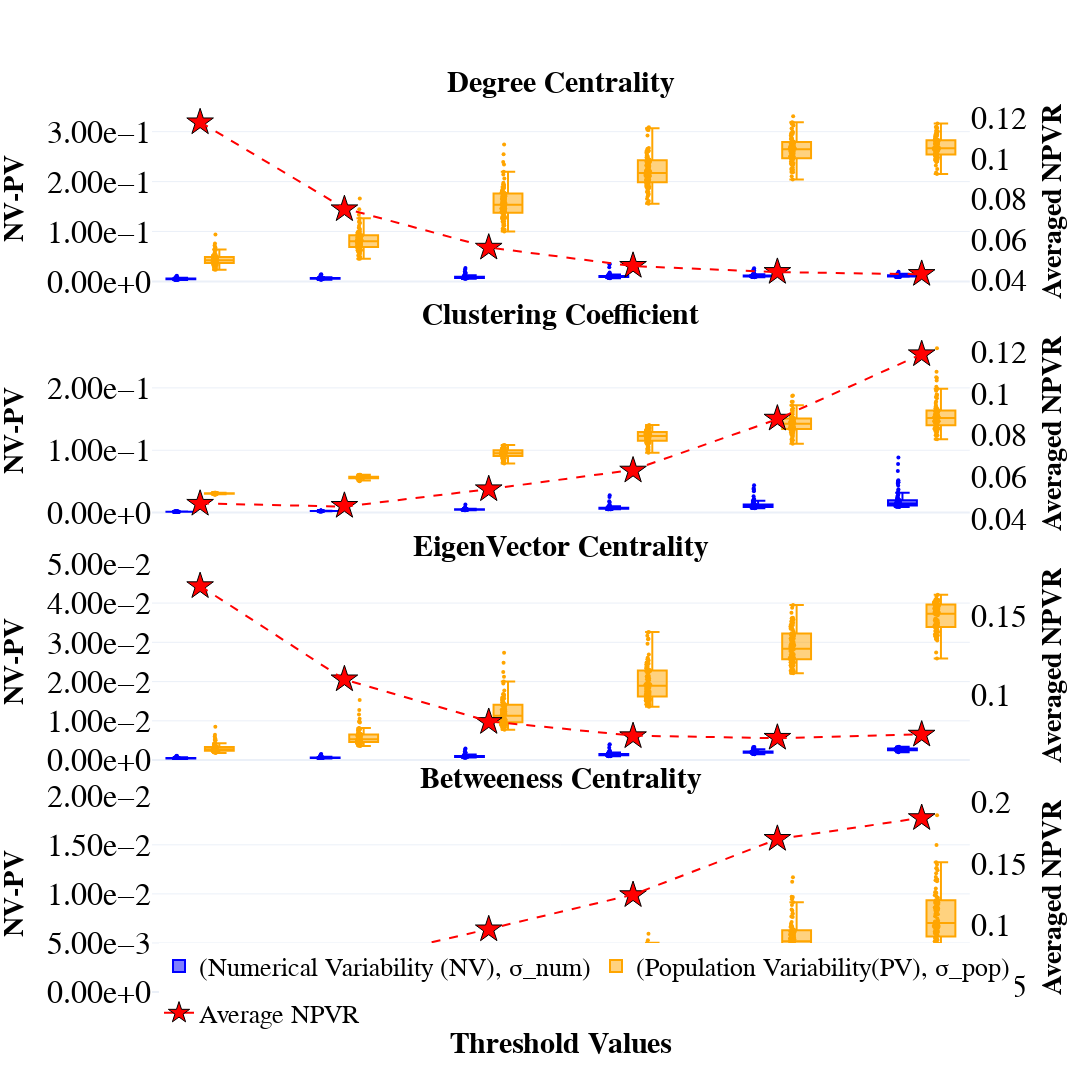

Notebook code cell kept with this figure:
### Code cell
from plotly.subplots import make_subplots
import plotly.graph_objects as go
import numpy as np
import re
import plotly.express as px


def change(arr, col):
    regions = [f"region_{i+1}" for i in range(len(arr))]
    df = pd.DataFrame({'region': regions, f'{col}': arr})
    return df
# ---- Setup ----
metrics = ['degree', 'clusteringcoef', 'eigenvec', 'betweeness']
metric_labels = ["Degree Centrality", "Clustering Coefficient", "EigenVector Centrality", "Betweeness Centrality"]
thresholds = [0.05, 0.1, 0.2, 0.3, 0.4, 0.5]

# Data for num and anat
dataframes_num = [avrg05_Wconf_num, avrg1_Wconf_num, avrg2_Wconf_num, avrg3_Wconf_num, avrg4_Wconf_num, avrg5_Wconf_num]
dataframes_anat = [avrg05_Wconf_anat, avrg1_Wconf_anat, avrg2_Wconf_anat, avrg3_Wconf_anat, avrg4_Wconf_anat, avrg5_Wconf_anat]
dataframes_avrRatio=[avrgRatio05, avrgRatio1, avrgRatio2, avrgRatio3, avrgRatio4, avrgRatio5]


colors_num = px.colors.sequential.Blues[1:7]   # red spectrum
colors_anat = px.colors.sequential.Oranges[1:7] # blue spectrum
# ---- Calculate global min/max for each metric ----
metric_ranges = {}
for metric in metrics:
    all_values = []
    
    for threshold, df_num, df_anat, df_avr in zip(thresholds, dataframes_num, dataframes_anat, dataframes_avrRatio):
        for df in [df_num, df_anat]:
            columns_to_extract_pd = [col_name for col_name in df.columns if metric in col_name]
            if columns_to_extract_pd:
                statics_pd = change(df[columns_to_extract_pd].iloc[0][columns_to_extract_pd[0]], columns_to_extract_pd[0])
                melted_pd = statics_pd.melt(id_vars=['region'], var_name='metric', value_name='value')
                all_values.extend(melted_pd['value'].tolist())

        # also include average ratio values
        matching_keys = [k for k in df_avr.keys() if metric in k]
        for k in matching_keys:
            val = df_avr[k]
            if not np.isnan(val):
                all_values.append(val)

    if all_values:
        y_min = min(all_values)
        y_max = max(all_values)
        padding = (y_max - y_min) * 0.1
        metric_ranges[metric] = (y_min - padding, y_max + padding)

# ---- Create subplot with secondary y-axis enabled ----
fig_combined = make_subplots(
    rows=4, cols=1,
    vertical_spacing=0.04,
    shared_xaxes=False,
    shared_yaxes=False,
    subplot_titles=[f"<b>{label}</b>" for label in metric_labels],
    
    specs=[[{"secondary_y": True}] for _ in range(4)]  # 🔑 enable secondary y
)
# Track if we've added legend items
legend_added = {'num': False, 'anat': False, 'ratio': False, 'trend': False}

# ---- Process and plot each metric ----
for row, (metric, metric_label) in enumerate(zip(metrics, metric_labels)):
    
    avg_ratio_values = []
    x_positions = []
    
    for col_idx, (threshold, df_num, df_anat, df_avr) in enumerate(zip(thresholds, dataframes_num, dataframes_anat, dataframes_avrRatio)):
        
        group_center = col_idx * 3
        x_num = group_center - 0.4
        x_anat = group_center + 0.4
        x_star = group_center
        
        matching_keys = [k for k in df_avr.keys() if metric in k]
        if matching_keys:
            avrg_val = df_avr[matching_keys[0]]
            avg_ratio_values.append(avrg_val)
            x_positions.append(x_star)
            avrg_val_str = f"{avrg_val:.3f}"
        else:
            avrg_val_str = "N/A"
        
        # sigma(num)
        columns_to_extract_pd_num = [col_name for col_name in df_num.columns if metric in col_name]
        if columns_to_extract_pd_num:
            statics_pd_num = change(df_num[columns_to_extract_pd_num].iloc[0][columns_to_extract_pd_num[0]], columns_to_extract_pd_num[0])
            melted_pd_num = statics_pd_num.melt(id_vars=['region'], var_name='metric', value_name='value')
            fig_combined.add_trace(
                go.Box(
                    x=[x_num] * len(melted_pd_num),
                    y=melted_pd_num['value'], 
                    name="(Numerical Variability (NV), σ_num)" if not legend_added['num'] else "",
                    boxpoints='all', jitter=0.2, pointpos=-0.3, width=0.6,
                    marker=dict(color='blue', size=4),
                    legendgroup="num", 
                    showlegend=(not legend_added['num']),
                    text=melted_pd_num['region'],
                    hovertemplate=f"<b>Metric:</b> {metric_label}<br><b>Threshold:</b> {threshold}<br><b>Type:</b> sigma(num)<br><b>Region:</b> %{{text}}<br><b>Value:</b> %{{y}}<br><extra></extra>"
                ),
                row=row+1, col=1, secondary_y=False
            )
            if not legend_added['num']:
                legend_added['num'] = True
        # sigma(anat)
        columns_to_extract_pd_anat = [col_name for col_name in df_anat.columns if metric in col_name]
        if columns_to_extract_pd_anat:
            statics_pd_anat = change(df_anat[columns_to_extract_pd_anat].iloc[0][columns_to_extract_pd_anat[0]], columns_to_extract_pd_anat[0])
            melted_pd_anat = statics_pd_anat.melt(id_vars=['region'], var_name='metric', value_name='value')
            fig_combined.add_trace(
                go.Box(
                    x=[x_anat] * len(melted_pd_anat),
                    y=melted_pd_anat['value'], 
                    name="(Population Variability(PV), σ_pop)" if not legend_added['anat'] else "",
                    boxpoints='all', jitter=0.2, pointpos=-0.3, width=0.6,
                    marker=dict(color='orange', size=4),
                    legendgroup="anat", 
                    showlegend=(not legend_added['anat']),
                    text=melted_pd_anat['region'],
                    hovertemplate=f"<b>Metric:</b> {metric_label}<br><b>Threshold:</b> {threshold}<br><b>Type:</b> sigma(anat)<br><b>Region:</b> %{{text}}<br><b>Value:</b> %{{y}}<br><extra></extra>"
                ),
                row=row+1, col=1, secondary_y=False
            )
            if not legend_added['anat']:
                legend_added['anat'] = True
        # Average ratio (star) — on secondary axis
        if matching_keys:
            fig_combined.add_trace(
                go.Scatter(
                    x=[x_star],
                    y=[float(avrg_val_str)],
                    mode='lines+markers',
                    marker=dict(symbol='star', size=20, color='red', line=dict(color='black', width=1)),
                    name="Average NPVR" if not legend_added['ratio'] else "",
                    legendgroup="ratio",
                    showlegend=(not legend_added['ratio']),
                    hovertemplate=(
                        f"<b>Metric:</b> {metric_label}<br>"
                        f"<b>Threshold:</b> {threshold}<br>"
                        f"<b>Avg Ratio:</b> {avrg_val_str}<br><extra></extra>"
                    )
                ),
                row=row+1, col=1, secondary_y=True
            )
            if not legend_added['ratio']:
                legend_added['ratio'] = True
    # Trend line (secondary axis)
    if len(avg_ratio_values) > 1:
        fig_combined.add_trace(
            go.Scatter(
                x=x_positions,
                y=avg_ratio_values,
                mode='lines',
                line=dict(color='red', width=2, dash='dash'),
                name="Ratio Trend" if not legend_added['trend'] else "",
                legendgroup="trend",
                showlegend=False, #(not legend_added['trend']),
                hovertemplate=f"<b>Trend Line</b><br><b>Metric:</b> {metric_label}<br><extra></extra>"
            ),
            row=row+1, col=1, secondary_y=True
        )
        if not legend_added['trend']:
            legend_added['trend'] = True
# ---- Layout ----
fig_combined.update_layout(
    # title=dict(
    #     text="<b>Numerical and Samples Variability and Varibility Ratio of Local Graph Metrics Across Thresholds</b>",
    #     font=dict(size=24, family="Arial Black", color="black"),
    #     x=0.5
    # ),
    height=3600, width=2000,
    margin=dict(l=140, r=70, t=100, b=100),
    showlegend=True,
    legend=dict(
        orientation="h", yanchor="bottom", y=-0.05,
        xanchor="center", x=0.5, font=dict(size=26)
    ),
    template='plotly_white',
    font=dict(family="Arial", size=20, color="black")
)
# Increase subplot title font size
for i, ann in enumerate(fig_combined.layout.annotations):
    ann.font.size = 30  # subplot title font size
# ---- Update axes ----
for row in range(1, 5):
    metric = metrics[row-1]
    y_range = metric_ranges.get(metric, (0, 1))
    if row == 3:
        y_range=(0,0.05)
    if row == 4:
        y_range=(0,0.02)
    # X-axis with thresholds
    x_tick_positions = [i * 3 for i in range(len(thresholds))]
    x_tick_labels = [f"<b>T={t}</b>" for t in thresholds]
    
    # X-axis - only show labels and title on the last row (row 4)
    if row == 4:  # Last row
        fig_combined.update_xaxes(
            row=row, col=1,
            tickvals=x_tick_positions,
            ticktext=x_tick_labels,
            tickfont=dict(size=20),
            title=dict(text="<b>Threshold Values</b>", font=dict(size=30)),
            range=[-1, (len(thresholds)-1) * 3 + 1],
            showticklabels=True
        )
    else:  # Other rows
        fig_combined.update_xaxes(
            row=row, col=1,
            tickvals=x_tick_positions,
            ticktext=[],  # No labels
            tickfont=dict(size=26),
            range=[-1, (len(thresholds)-1) * 3 + 1],
            showticklabels=False  # Hide tick labels
        )
    
    # Left y-axis (metrics)
    fig_combined.update_yaxes(
        row=row, col=1, secondary_y=False,
        title=dict(text="<b>NV-PV</b>", font=dict(size=28)),
        range=[y_range[0], y_range[1]],
        tickformat=".2e",
        tickfont=dict(size=32)
    )
    
    # Right y-axis (ratio)
    fig_combined.update_yaxes(
        row=row, col=1, secondary_y=True,
        title=dict(text="<b>Averaged NPVR </b>", font=dict(size=28)),
        tickfont=dict(size=32),
        showgrid=False
    )

# # Add explanation
# fig_combined.add_annotation(
#     text="<b>Blues represent σ_num | Orange represent σ_anat</b><br>"
#          "<b>Red stars show average ratios | Red dashed line shows ratio trend across thresholds, and the average Variability Ratio across nods</b>",
#     xref="paper", yref="paper",
#     x=0.5, y=-0.02,
#     xanchor="center", yanchor="top",
#     font=dict(size=20, color="gray"),
#     showarrow=False
# )

# ---- Show ----
fig_combined.show()
